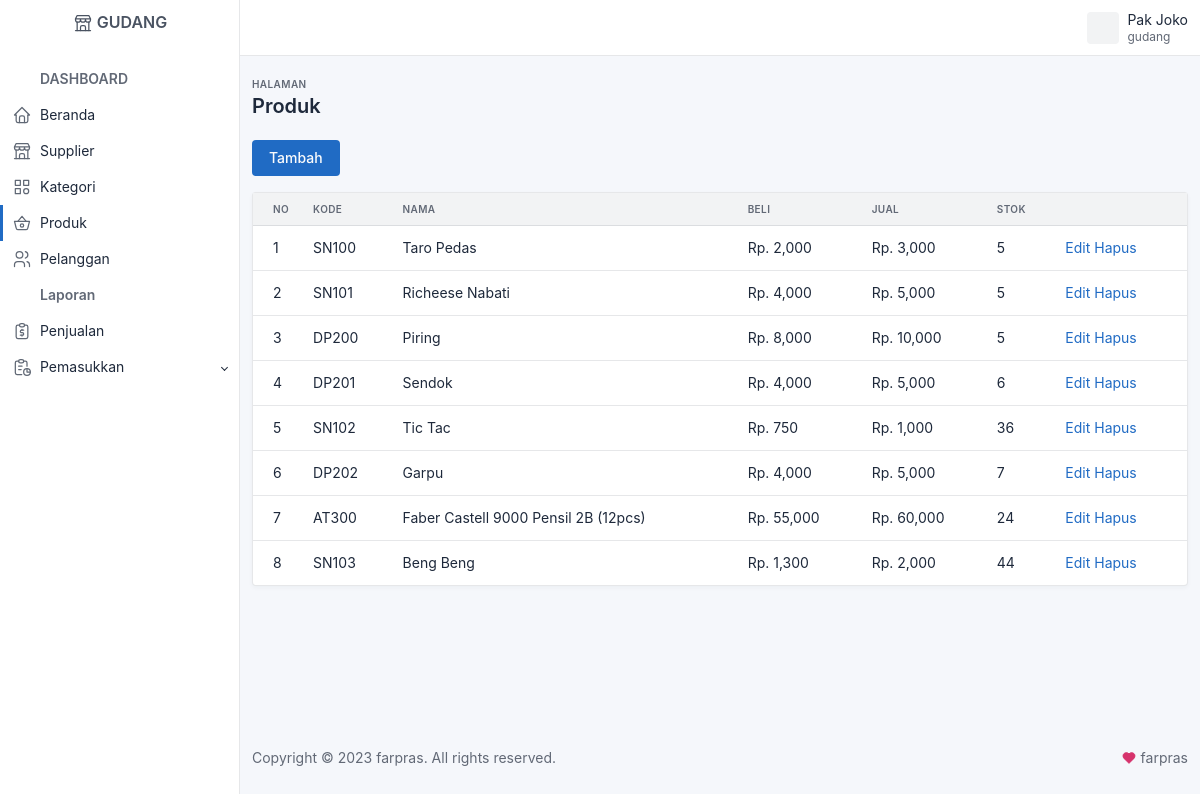
Page /gudang/index.php?page=produk (signed in) on the committed database.
### tables this page shows
CREATE TABLE IF NOT EXISTS `produk` (
  `id_produk` int(11) NOT NULL AUTO_INCREMENT,
  `kode_produk` varchar(25) NOT NULL,
  `id_supplier` int(11) NOT NULL,
  `id_kategori` int(11) NOT NULL,
  `id_toko` int(11) NOT NULL,
  `nama_produk` varchar(255) NOT NULL,
  `beli_produk` int(11) NOT NULL,
  `jual_produk` int(11) NOT NULL,
  `stok_produk` int(11) NOT NULL,
  `foto_produk` varchar(255) NOT NULL DEFAULT 'default.png',
  `keterangan_produk` text NOT NULL,
  PRIMARY KEY (`id_produk`)
);

### gudang/produk.php (the view)
<?php
$id_toko = $_SESSION['user']['id_toko'];
$produk = array();
$ambil = $koneksi->query("SELECT * FROM produk WHERE id_toko='$id_toko'");
while ($tiap = $ambil->fetch_assoc()) {
    $produk[] = $tiap;
}
?>
<div class="mb-3">
    <a href="index.php?page=produk_tambah" class="btn btn-primary">Tambah</a>
</div>
<div class="card">
    <div class="table-responsive">
        <table class="table table-vcenter card-table">
            <thead>
                <tr>
                    <th class="w-1">No</th>
                    <th>Kode</th>
                    <th>Nama</th>
                    <th>Beli</th>
                    <th>Jual</th>
                    <th>Stok</th>
                    <th></th>
                </tr>
            </thead>
            <tbody>
                <?php foreach ($produk as $key => $value) : ?>
                    <tr>
                        <td><?= $key + 1; ?></td>
                        <td><?= $value['kode_produk']; ?></td>
                        <td><?= $value['nama_produk']; ?></td>
                        <td>Rp. <?= number_format($value['beli_produk']); ?></td>
                        <td>Rp. <?= number_format($value['jual_produk']); ?></td>
                        <td><?= $value['stok_produk']; ?></td>
                        <td>
                            <a href="index.php?page=produk_edit&id=<?= $value['id_produk']; ?>">Edit</a>
                            <a href="index.php?page=produk_hapus&id=<?= $value['id_produk']; ?>">Hapus</a>
                        </td>
                    </tr>
                <?php endforeach; ?>
            </tbody>
        </table>
    </div>
</div>

### gudang/index.php (shortened to what this page needs)
<?php
include '../koneksi.php';
if (isset($_GET['page'])) {
    $skrg = $_GET['page'];
} else {
    $skrg = "dashboard";
}
if ($skrg == "dashboard") {
    $subjudul = "Beranda";
} else if ($skrg == 'supplier') {
    $subjudul = "Supplier";
} else if ($skrg == 'kategori') {
    $subjudul = "Kategori";
} else if ($skrg == 'produk') {
    $subjudul = "Produk";
} else if ($skrg == 'pelanggan') {
    $subjudul = "Pelanggan";
} else if ($skrg == 'penjualan') {
    $subjudul = "Penjualan";
} else if ($skrg == 'penjualan_produk') {
    $subjudul = "Penjualan";
} else if ($skrg == 'supplier_tambah') {
    $subjudul = "Tambah Supplier";
} else if ($skrg == 'supplier_edit') {
    $subjudul = "Ubah Supplier";
} else if ($skrg == 'kategori_tambah') {
    $subjudul = "Tambah Kategori";
} else if ($skrg == 'kategori_edit') {
    $subjudul = "Ubah Kategori";
} else if ($skrg == 'produk_tambah') {
    $subjudul = "Tambah Produk";
} else if ($skrg == 'produk_edit') {
    $subjudul = "Ubah Produk";
} else {
    $subjudul = "404";
}
?>
<!doctype html>
<html lang="en">
<head>
    <link href="../assets/css/tabler.min.css" rel="stylesheet" />
</head>
<body>
    <div class="page">
        <aside class="navbar navbar-vertical navbar-expand-lg navbar-light">
            <div class="container-fluid">
                <h1 class="navbar-brand navbar-brand-autodark">
                    <a href="index.php" class="text-decoration-none">
                         GUDANG
                    </a>
                </h1>
                <div class="collapse navbar-collapse" id="navbar-menu">
                    <ul class="navbar-nav pt-lg-3">
                        <li class="nav-item">
                            <span class="nav-link">
                                <span class="nav-link-icon d-md-none d-lg-inline-block">
                                </span>
                                <span class="nav-link-title text-muted">
                                    <strong>DASHBOARD</strong>
                                </span>
                            </span>
                        </li>
                        <li class="nav-item <?= ($skrg == 'dashboard') ? 'active' : ''; ?>">
                            <a class="nav-link" href="index.php">
                                <span class="nav-link-icon d-md-none d-lg-inline-block">
                                </span>
                                <span class="nav-link-title">
                                    Beranda
                                </span>
                            </a>
                        </li>
                        <li class="nav-item <?= ($skrg == 'supplier') ? 'active' : ''; ?>">
                            <a class="nav-link" href="index.php?page=supplier">
                                <span class="nav-link-icon d-md-none d-lg-inline-block">
                                </span>
                                <span class="nav-link-title">
                                    Supplier
                                </span>
                            </a>
                        </li>
                        <li class="nav-item <?= ($skrg == 'kategori') ? 'active' : ''; ?>">
                            <a class="nav-link" href="index.php?page=kategori">
                                <span class="nav-link-icon d-md-none d-lg-inline-block">
                                </span>
                                <span class="nav-link-title">
                                    Kategori
                                </span>
                            </a>
                        </li>
                        <li class="nav-item <?= ($skrg == 'produk') ? 'active' : ''; ?>">
                            <a class="nav-link" href="index.php?page=produk">
                                <span class="nav-link-icon d-md-none d-lg-inline-block">
                                </span>
                                <span class="nav-link-title">
                                    Produk
                                </span>
                            </a>
                        </li>
                        <li class="nav-item <?= ($skrg == 'pelanggan') ? 'active' : ''; ?>">
                            <a class="nav-link" href="index.php?page=pelanggan">
                                <span class="nav-link-icon d-md-none d-lg-inline-block">
                                </span>
                                <span class="nav-link-title">
                                    Pelanggan
                                </span>
                            </a>
                        </li>
                        <li class="nav-item">
                            <span class="nav-link">
                                <span class="nav-link-icon d-md-none d-lg-inline-block">
                                </span>
                                <span class="nav-link-title text-muted">
                                    <strong>Laporan</strong>
                                </span>
                            </span>
                        </li>
                        <li class="nav-item <?= ($skrg == 'penjualan' or $skrg == 'penjualan_produk') ? 'active' : ''; ?>">
                            <a class="nav-link" href="index.php?page=penjualan">
                                <span class="nav-link-icon d-md-none d-lg-inline-block">
                                </span>
                                <span class="nav-link-title">
                                    Penjualan
                                </span>
                            </a>
                        </li>
                        <li class="nav-item <?= ($skrg == 'laporan_penjualan' or $skrg == 'laporan_keuntungan') ? 'active' : ''; ?> dropdown">
                            <a class="nav-link dropdown-toggle" href="#navbar-extra" data-bs-toggle="dropdown" data-bs-auto-close="false" role="button" aria-expanded="false">
                                <span class="nav-link-icon d-md-none d-lg-inline-block">
                                </span>
                                <span class="nav-link-title">
                                    Pemasukkan
                                </span>
                            </a>
                        </li>
                    </ul>
                </div>
            </div>
        </aside>
        <header class="navbar navbar-expand-md navbar-light d-none d-lg-flex d-print-none">
            <div class="container-xl">
                <div class="navbar-nav flex-row order-md-last">
                    <div class="nav-item dropdown">
                        <a href="#" class="nav-link d-flex lh-1 text-reset p-0" data-bs-toggle="dropdown" aria-label="Open user menu">
                            <span class="avatar avatar-sm" style="background-image: url(https://placekitten.com/200/300)"></span>
                            <div class="d-none d-xl-block ps-2">
                                <div>
                                    <?php echo $_SESSION['user']['nama_user']; ?>
                                </div>
                                <div class="mt-1 small text-muted">
                                    <?php echo $_SESSION['user']['level_user']; ?>
                                </div>
                            </div>
                        </a>
                    </div>
                </div>
            </div>
        </header>
        <div class="page-wrapper">
            <div class="container-xl">
                <div class="page-header d-print-none">
                    <div class="row g-2 align-items-center">
                        <div class="col">
                            <div class="page-pretitle">
                                Halaman
                            </div>
                            <h2 class="page-title">
                                <?= $subjudul; ?>
                            </h2>
                        </div>
                    </div>
                </div>
            </div>
            <div class="page-body">
                <div class="container-xl">
                    <main>
                        <?php
                        if (!isset($_GET['page'])) {
                            include 'dashboard.php';
                        } else {
                            if ($_GET['page'] == 'supplier') {
                                include 'supplier.php';
                            } else if ($_GET['page'] == 'kategori') {
                                include 'kategori.php';
                            } else if ($_GET['page'] == 'produk') {
                                include 'produk.php';
                            } else if ($_GET['page'] == 'pelanggan') {
                                include 'pelanggan.php';
                            } else if ($_GET['page'] == 'penjualan') {
                                include 'penjualan.php';
                            } else if ($_GET['page'] == 'penjualan_produk') {
                                include 'penjualan_produk.php';
                            } else if ($_GET['page'] == 'supplier_tambah') {
                                include 'supplier_tambah.php';
                            } else if ($_GET['page'] == 'supplier_edit') {
                                include 'supplier_edit.php';
                            } else if ($_GET['page'] == 'supplier_hapus') {
                                include 'supplier_hapus.php';
                            } else if ($_GET['page'] == 'kategori_tambah') {
                                include 'kategori_tambah.php';
                            } else if ($_GET['page'] == 'kategori_edit') {
                                include 'kategori_edit.php';
                            } else if ($_GET['page'] == 'kategori_hapus') {
                                include 'kategori_hapus.php';
                            } else if ($_GET['page'] == 'produk_tambah') {
                                include 'produk_tambah.php';
                            } else if ($_GET['page'] == 'produk_edit') {
                                include 'produk_edit.php';
                            } else if ($_GET['page'] == 'produk_hapus') {
                                include 'produk_hapus.php';
                            } else if ($_GET['page'] == 'logout') {
                                include 'logout.php';
                            }
                        }
                        ?>
                    </main>
                </div>
            </div>
            <footer class="footer footer-transparent d-print-none">
                <div class="container-xl">
                    <div class="row text-center align-items-center flex-row-reverse">
                        <div class="col-lg-auto ms-lg-auto">
                            <ul class="list-inline list-inline-dots mb-0">
                                <li class="list-inline-item">
                                    <a href="https://twitter.com/farpras" target="_blank" class="link-secondary" rel="noopener">
                                        farpras
                                    </a>
                                </li>
                            </ul>
                        </div>
                        <div class="col-12 col-lg-auto mt-3 mt-lg-0">
                            <ul class="list-inline list-inline-dots mb-0">
                                <li class="list-inline-item">
                                    Copyright &copy; <?= date("Y"); ?>
                                    <a href="#" class="link-secondary">farpras</a>.
                                    All rights reserved.
                                </li>
                            </ul>
                        </div>
                    </div>
                </div>
            </footer>
        </div>
    </div>
</body>
</html>

### rows in the picture
produk: kode_produk "SN100", nama_produk "Taro Pedas", beli_produk "2,000", jual_produk "3,000", stok_produk "5"
produk: kode_produk "SN101", nama_produk "Richeese Nabati", beli_produk "4,000", jual_produk "5,000", stok_produk "5"
produk: kode_produk "DP200", nama_produk "Piring", beli_produk "8,000", jual_produk "10,000", stok_produk "5"
produk: kode_produk "DP201", nama_produk "Sendok", beli_produk "4,000", jual_produk "5,000", stok_produk "6"
produk: kode_produk "SN102", nama_produk "Tic Tac", beli_produk "750", jual_produk "1,000", stok_produk "36"
produk: kode_produk "DP202", nama_produk "Garpu", beli_produk "4,000", jual_produk "5,000", stok_produk "7"
produk: kode_produk "AT300", nama_produk "Faber Castell 9000 Pensil 2B (12pcs)", beli_produk "55,000", jual_produk "60,000", stok_produk "24"
produk: kode_produk "SN103", nama_produk "Beng Beng", beli_produk "1,300", jual_produk "2,000", stok_produk "44"

### other values in the picture
$_SESSION['user']['nama_user'] "Pak Joko"
$_SESSION['user']['level_user'] "gudang"
$subjudul "Produk"
